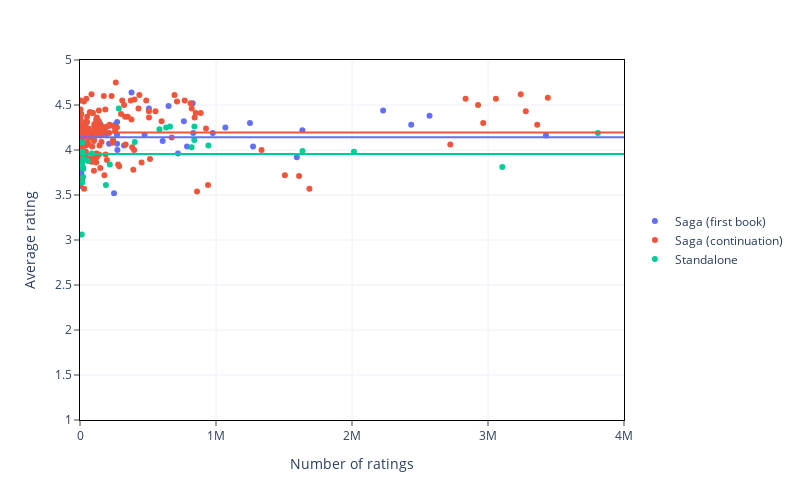

The notebook cell saved with this chart:
### Code cell
for i in range(3) :
    trace_name = fig_scatter.data[i]['legendgroup']
    fig_scatter.add_hline(
        y=books_df_scatter_means[trace_name],
        line_color = fig_scatter.data[i]['marker']['color']
    )

fig_scatter.show()

### Figure 1 — Plotly figure (JSON) as saved in the notebook; plotly's stock layout.template omitted (floating-point values rounded to 4 significant figures; data arrays with more than 128 entries replaced by an {"elided": "..."} marker saying what was removed)
{"data": [{"customdata": [["Harry Potter and the Sorcerer's Stone", "Harry Potter", 1], ["The Lightning Thief", "Percy Jackson and the Olympians", 1], ["A Game of Thrones", "A Song of Ice and Fire", 1], ["The Final Empire", "The Mistborn Saga", 1], ["The Hunger Games", "The Hunger Games", 1], ["Twilight", "The Twilight Saga", 1], ["The Fellowship of the Ring", "The Lord of the Rings", 1], ["Divergent", "Divergent", 1], ["Earlier-Ravens", "The Wheel of Time", 1], ["A Court of Thorns and Roses", "A Court of Thorns and Roses", 1], ["The Way of Kings", "The Stormlight Archive", 1], ["The Name of the Wind", "The Kingkiller Chronicle", 1], ["The Just City", "Thessaly", 1], ["The Black Tides of Heaven", "Tensorate", 1], ["Clockwork Angel", "The Infernal Devices", 1], ["Six of Crows", "Six of Crows", 1], ["Throne of Glass", "Throne of Glass", 1], ["From Blood and Ash", "Blood and Ash", 1], ["Eragon", "The Inheritance Cycle", 1], ["The Maze Runner", "The Maze Runner", 1], ["The Magicians", "The Magicians", 1], ["The Raven Boys", "The Raven Cycle", 1], ["Parable of the Sower", "Earthseed", 1], ["Binti", "Binti", 1], ["Shadow and Bone", "The Shadow and Bone Trilogy", 1], ["The Cruel Prince", "The Folk of the Air", 1], ["Red Queen", "Red Queen", 1], ["The Blade Itself", "The First Law", 1], ["Assassin's Apprentice", "The Farseer Trilogy", 1], ["Warbreaker", "Warbreaker", 1], ["The Blade Itself", "The First Law", 1], ["The Lies of Locke Lamora", "Gentleman Bastard", 1], ["A Wizard of Earthsea", "Earthsea Cycle", 1], ["A Darker Shade of Magic", "Shades of Magic", 1], ["The Archived", "The Archived", 1], ["The Hitchhiker's Guide to the Galaxy", "The Hitchhiker's Guide to the Galaxy", 1], ["Rivers of London", "Rivers of London", 1], ["Dune", "Dune", 1], ["Leviathan Wakes", "The Expanse", 1], ["Ender's Game", "Ender's Saga", 1], ["Foundation", "Foundation (Publication Order", 1], ["The Three-Body Problem", "Remembrance of Earth's Past", 1]], "hovertemplate": "<b>%{customdata[0]}</b> <br>%{customdata[1]} %{customdata[2]}", "legendgroup": "Saga (first book)", "marker": {"color": "#636efa", "symbol": "circle"}, "mode": "markers", "name": "Saga (first book)", "orientation": "v", "showlegend": true, "type": "scatter", "x": [8491079, 2435307, 2228706, 506701, 7363176, 5728651, 2570023, 3425949, 326, 976193, 378925, 828685, 6703, 9676, 763799, 650934, 832328, 272933, 1594348, 1272470, 250003, 323822, 107811, 61573, 720290, 607976, 786992, 197291, 272436, 149065, 197291, 258037, 274973, 272370, 32913, 1635203, 111610, 1068746, 216416, 1249770, 474592, 213667], "xaxis": "x", "y": [4.48, 4.28, 4.44, 4.46, 4.32, 3.63, 4.38, 4.16, 3.6, 4.19, 4.64, 4.52, 3.79, 3.74, 4.32, 4.49, 4.19, 4.31, 3.92, 4.04, 3.52, 4.05, 4.2, 3.9, 3.96, 4.1, 4.04, 4.18, 4.17, 4.29, 4.18, 4.28, 4, 4.07, 3.96, 4.22, 3.87, 4.25, 4.27, 4.3, 4.17, 4.07], "yaxis": "y"}, {"customdata": {"elided": "164x3 mixed values"}, "hovertemplate": "<b>%{customdata[0]}</b> <br>%{customdata[1]} %{customdata[2]}", "legendgroup": "Saga (continuation)", "marker": {"color": "#EF553B", "symbol": "circle"}, "mode": "markers", "name": "Saga (continuation)", "orientation": "v", "showlegend": true, "type": "scatter", "x": {"elided": "164 int values"}, "xaxis": "x", "y": {"elided": "164 float values"}, "yaxis": "y"}, {"customdata": [["The Midnight Library", null, null], ["The Invisible Life of Addie LaRue", null, null], ["1984", null, null], ["Fahrenheit 451", null, null], ["Brave New World", null, null], ["The Catcher in the Rye", null, null], ["The Binding", null, null], ["All the Crooked Saints", null, null], ["The Man in the High Castle", null, null], ["This Is How You Lose the Time War", null, null], ["Deathless", null, null], ["Jonathan Strange & Mr Norrell", null, null], ["American Gods", "American Gods", null], ["Good Omens: The Nice and Accurate Prophecies of Agnes Nutter, Witch", null, null], ["Stardust", null, null], ["The Princess Bride", null, null], ["Circe", null, null], ["Gallant", null, null], ["Among Others", null, null], ["Gingerbread", null, null], ["The Forgotten Beasts of Eld", null, null], ["The Night Circus", null, null], ["The Deep", null, null], ["Upright Women Wanted", null, null], ["The House in the Cerulean Sea", null, null], ["Winterwood", null, null]], "hovertemplate": "<b>%{customdata[0]}</b> <br>%{customdata[1]} %{customdata[2]}", "legendgroup": "Standalone", "marker": {"color": "#00cc96", "symbol": "circle"}, "mode": "markers", "name": "Standalone", "orientation": "v", "showlegend": true, "type": "scatter", "x": [944368, 584015, 3808026, 2014586, 1636073, 3105169, 57669, 20596, 190497, 86075, 18097, 219407, 840495, 633817, 402680, 841418, 661290, 25490, 23038, 12681, 15849, 820521, 23428, 15518, 285067, 16896], "xaxis": "x", "y": [4.05, 4.23, 4.19, 3.98, 3.99, 3.81, 3.88, 3.81, 3.61, 3.96, 3.98, 3.84, 4.11, 4.25, 4.09, 4.26, 4.26, 3.91, 3.7, 3.06, 4.08, 4.03, 3.79, 3.64, 4.46, 3.86], "yaxis": "y"}], "layout": {"height": 500, "legend": {"title": {}, "tracegroupgap": 0, "x": 1.02, "y": 0.5}, "margin": {"t": 60}, "shapes": [{"line": {"color": "#636efa"}, "type": "line", "x0": 0, "x1": 1, "xref": "x domain", "y0": 4.142, "y1": 4.142, "yref": "y"}, {"line": {"color": "#EF553B"}, "type": "line", "x0": 0, "x1": 1, "xref": "x domain", "y0": 4.194, "y1": 4.194, "yref": "y"}, {"line": {"color": "#00cc96"}, "type": "line", "x0": 0, "x1": 1, "xref": "x domain", "y0": 3.955, "y1": 3.955, "yref": "y"}], "width": 800, "xaxis": {"anchor": "y", "domain": [0, 1], "range": [0, 4000000], "title": {"text": "Number of ratings"}}, "yaxis": {"anchor": "x", "domain": [0, 1], "range": [1, 5], "title": {"text": "Average rating"}}}}
